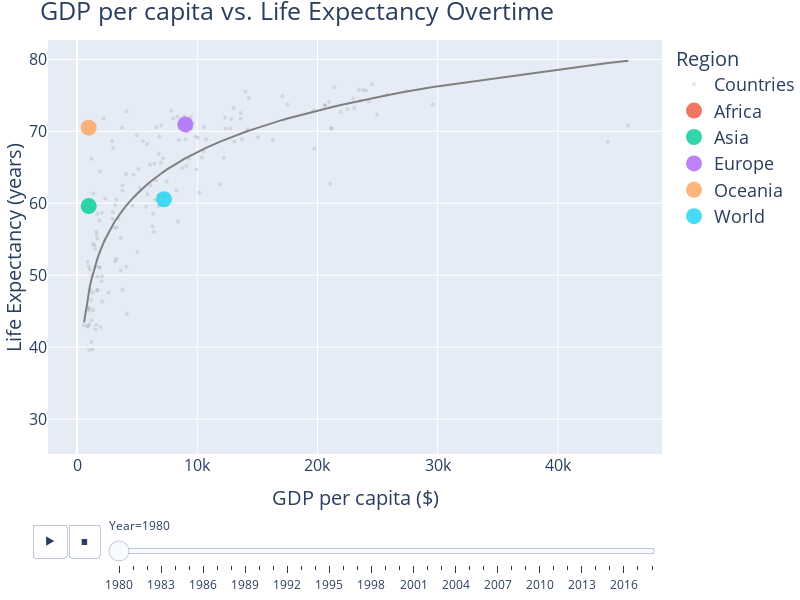

Source (notebook cell):
### Markdown cell above
### Creating graph

### Code cell
# Create a new column indicating if each data point belongs to one of the specified regions
df1['Region'] = df1['Country'].apply(lambda x: 'Other' if x not in ['Africa', 'North America', 'Europe', 'Asia', 'Oceania', 'World'] else x)

# Create the scatter plot with different colors for the specified regions
fig_scatter = px.scatter(df1, x="GDP per capita", y="Life expectancy",
                         hover_data=["Country", "Mortality rate, under-5 (per 1,000 live births)"], hover_name="Country", animation_frame="Year",
                         trendline="ols", trendline_options=dict(log_x=True),
                         color='Region',title="GDP per capita vs. Life Expectancy Overtime",
                         color_discrete_map={'Other': 'grey'})

# Update opacity specifically for the "Other" colored dots
fig_scatter.update_traces(marker=dict(opacity=0.5), selector=dict(marker=dict(color='grey')))

# Manually set opacity for 'Other' color in color_discrete_map
fig_scatter.for_each_trace(lambda t: t.update(marker=dict(opacity=0.2, size = 4)) if t.marker.color == 'grey' else ())
# Change label in legend
fig_scatter.for_each_trace(lambda t: t.update(name='Countries') if t.marker.color == 'grey' else ())
# Manually set opacity for 'World' color in color_discrete_map
fig_scatter.for_each_trace(lambda t: t.update(marker=dict(opacity=0.8, size = 16)) if t.marker.color != 'grey' else ())

# Add title to the graph
fig_scatter.update_layout(
                            yaxis_title="Life Expectancy (years)",
                            title=dict(font_size=25),
                            xaxis_title="GDP per capita ($)",
                            legend=dict(title_font_size=20,font_size=18),
                            margin=dict(l=10, r=5, t=40, b=0),
                           yaxis=dict(title_font_size=20,tickfont_size=16),
                           xaxis=dict(title_font_size=20,tickfont_size=16),
                            xaxis_title_font=dict(size=20),
                           height=600, width=800)  # Adjust height and width of the plot


#fig_scatter.update_traces(line=dict(color="black"))
fig_scatter.show()

### Figure 1 — Plotly figure (JSON) as saved in the notebook; plotly's stock layout.template omitted (floating-point values rounded to 4 significant figures; data arrays with more than 128 entries replaced by an {"elided": "..."} marker saying what was removed)
{"data": [{"customdata": {"elided": "247x2 mixed values"}, "hovertemplate": "<b>%{hovertext}</b><br><br>Region=Other<br>Year=1980<br>GDP per capita=%{x}<br>Life expectancy=%{y}<br>Country=%{customdata[0]}<br>Mortality rate, under-5 (per 1,000 live births)=%{customdata[1]}<extra></extra>", "hovertext": {"elided": "247 str values"}, "legendgroup": "Other", "marker": {"color": "grey", "opacity": 0.2, "size": 4, "symbol": "circle"}, "mode": "markers", "name": "Countries", "orientation": "v", "showlegend": true, "type": "scatter", "x": {"elided": "247 float values"}, "xaxis": "x", "y": {"elided": "247 float values"}, "yaxis": "y"}, {"hovertemplate": "<b>OLS trendline</b><br>Life expectancy = 19.1915 * log10(GDP per capita) + -9.65601<br>R<sup>2</sup>=0.724389<br><br>Region=Other<br>Year=1980<br>GDP per capita=%{x}<br>Life expectancy=%{y} <b>(trend)</b><extra></extra>", "legendgroup": "Other", "marker": {"color": "grey", "opacity": 0.2, "size": 4, "symbol": "circle"}, "mode": "lines", "name": "Countries", "showlegend": false, "type": "scatter", "x": {"elided": "163 float values"}, "xaxis": "x", "y": {"elided": "163 float values"}, "yaxis": "y"}, {"customdata": [["Africa", null]], "hovertemplate": "<b>%{hovertext}</b><br><br>Region=Africa<br>Year=1980<br>GDP per capita=%{x}<br>Life expectancy=%{y}<br>Country=%{customdata[0]}<br>Mortality rate, under-5 (per 1,000 live births)=%{customdata[1]}<extra></extra>", "hovertext": ["Africa"], "legendgroup": "Africa", "marker": {"color": "#EF553B", "opacity": 0.8, "size": 16, "symbol": "circle"}, "mode": "markers", "name": "Africa", "orientation": "v", "showlegend": true, "type": "scatter", "x": [null], "xaxis": "x", "y": [49.51], "yaxis": "y"}, {"hovertemplate": "Region=Africa<br>Year=1980<extra></extra>", "legendgroup": "Africa", "marker": {"color": "#EF553B", "opacity": 0.8, "size": 16, "symbol": "circle"}, "mode": "lines", "name": "Africa", "showlegend": false, "type": "scatter", "xaxis": "x", "yaxis": "y"}, {"customdata": [["Asia", null]], "hovertemplate": "<b>%{hovertext}</b><br><br>Region=Asia<br>Year=1980<br>GDP per capita=%{x}<br>Life expectancy=%{y}<br>Country=%{customdata[0]}<br>Mortality rate, under-5 (per 1,000 live births)=%{customdata[1]}<extra></extra>", "hovertext": ["Asia"], "legendgroup": "Asia", "marker": {"color": "#00cc96", "opacity": 0.8, "size": 16, "symbol": "circle"}, "mode": "markers", "name": "Asia", "orientation": "v", "showlegend": true, "type": "scatter", "x": [967.9], "xaxis": "x", "y": [59.6], "yaxis": "y"}, {"hovertemplate": "Region=Asia<br>Year=1980<extra></extra>", "legendgroup": "Asia", "marker": {"color": "#00cc96", "opacity": 0.8, "size": 16, "symbol": "circle"}, "mode": "lines", "name": "Asia", "showlegend": false, "type": "scatter", "xaxis": "x", "yaxis": "y"}, {"customdata": [["Europe", null]], "hovertemplate": "<b>%{hovertext}</b><br><br>Region=Europe<br>Year=1980<br>GDP per capita=%{x}<br>Life expectancy=%{y}<br>Country=%{customdata[0]}<br>Mortality rate, under-5 (per 1,000 live births)=%{customdata[1]}<extra></extra>", "hovertext": ["Europe"], "legendgroup": "Europe", "marker": {"color": "#ab63fa", "opacity": 0.8, "size": 16, "symbol": "circle"}, "mode": "markers", "name": "Europe", "orientation": "v", "showlegend": true, "type": "scatter", "x": [9005.0], "xaxis": "x", "y": [70.95], "yaxis": "y"}, {"hovertemplate": "Region=Europe<br>Year=1980<extra></extra>", "legendgroup": "Europe", "marker": {"color": "#ab63fa", "opacity": 0.8, "size": 16, "symbol": "circle"}, "mode": "lines", "name": "Europe", "showlegend": false, "type": "scatter", "xaxis": "x", "yaxis": "y"}, {"customdata": [["Oceania", null]], "hovertemplate": "<b>%{hovertext}</b><br><br>Region=Oceania<br>Year=1980<br>GDP per capita=%{x}<br>Life expectancy=%{y}<br>Country=%{customdata[0]}<br>Mortality rate, under-5 (per 1,000 live births)=%{customdata[1]}<extra></extra>", "hovertext": ["Oceania"], "legendgroup": "Oceania", "marker": {"color": "#FFA15A", "opacity": 0.8, "size": 16, "symbol": "circle"}, "mode": "markers", "name": "Oceania", "orientation": "v", "showlegend": true, "type": "scatter", "x": [967.9], "xaxis": "x", "y": [70.49], "yaxis": "y"}, {"hovertemplate": "Region=Oceania<br>Year=1980<extra></extra>", "legendgroup": "Oceania", "marker": {"color": "#FFA15A", "opacity": 0.8, "size": 16, "symbol": "circle"}, "mode": "lines", "name": "Oceania", "showlegend": false, "type": "scatter", "xaxis": "x", "yaxis": "y"}, {"customdata": [["World", null]], "hovertemplate": "<b>%{hovertext}</b><br><br>Region=World<br>Year=1980<br>GDP per capita=%{x}<br>Life expectancy=%{y}<br>Country=%{customdata[0]}<br>Mortality rate, under-5 (per 1,000 live births)=%{customdata[1]}<extra></extra>", "hovertext": ["World"], "legendgroup": "World", "marker": {"color": "#19d3f3", "opacity": 0.8, "size": 16, "symbol": "circle"}, "mode": "markers", "name": "World", "orientation": "v", "showlegend": true, "type": "scatter", "x": [7233.0], "xaxis": "x", "y": [60.55], "yaxis": "y"}, {"hovertemplate": "Region=World<br>Year=1980<extra></extra>", "legendgroup": "World", "marker": {"color": "#19d3f3", "opacity": 0.8, "size": 16, "symbol": "circle"}, "mode": "lines", "name": "World", "showlegend": false, "type": "scatter", "xaxis": "x", "yaxis": "y"}], "layout": {"height": 600, "legend": {"font": {"size": 18}, "title": {"font": {"size": 20}, "text": "Region"}, "tracegroupgap": 0}, "margin": {"b": 0, "l": 10, "r": 5, "t": 40}, "sliders": [{"active": 0, "currentvalue": {"prefix": "Year="}, "len": 0.9, "pad": {"b": 10, "t": 60}, "steps": [{"args": [["1980"], {"frame": {"duration": 0, "redraw": false}, "fromcurrent": true, "mode": "immediate", "transition": {"duration": 0, "easing": "linear"}}], "label": "1980", "method": "animate"}, {"args": [["1981"], {"frame": {"duration": 0, "redraw": false}, "fromcurrent": true, "mode": "immediate", "transition": {"duration": 0, "easing": "linear"}}], "label": "1981", "method": "animate"}, {"args": [["1982"], {"frame": {"duration": 0, "redraw": false}, "fromcurrent": true, "mode": "immediate", "transition": {"duration": 0, "easing": "linear"}}], "label": "1982", "method": "animate"}, {"args": [["1983"], {"frame": {"duration": 0, "redraw": false}, "fromcurrent": true, "mode": "immediate", "transition": {"duration": 0, "easing": "linear"}}], "label": "1983", "method": "animate"}, {"args": [["1984"], {"frame": {"duration": 0, "redraw": false}, "fromcurrent": true, "mode": "immediate", "transition": {"duration": 0, "easing": "linear"}}], "label": "1984", "method": "animate"}, {"args": [["1985"], {"frame": {"duration": 0, "redraw": false}, "fromcurrent": true, "mode": "immediate", "transition": {"duration": 0, "easing": "linear"}}], "label": "1985", "method": "animate"}, {"args": [["1986"], {"frame": {"duration": 0, "redraw": false}, "fromcurrent": true, "mode": "immediate", "transition": {"duration": 0, "easing": "linear"}}], "label": "1986", "method": "animate"}, {"args": [["1987"], {"frame": {"duration": 0, "redraw": false}, "fromcurrent": true, "mode": "immediate", "transition": {"duration": 0, "easing": "linear"}}], "label": "1987", "method": "animate"}, {"args": [["1988"], {"frame": {"duration": 0, "redraw": false}, "fromcurrent": true, "mode": "immediate", "transition": {"duration": 0, "easing": "linear"}}], "label": "1988", "method": "animate"}, {"args": [["1989"], {"frame": {"duration": 0, "redraw": false}, "fromcurrent": true, "mode": "immediate", "transition": {"duration": 0, "easing": "linear"}}], "label": "1989", "method": "animate"}, {"args": [["1990"], {"frame": {"duration": 0, "redraw": false}, "fromcurrent": true, "mode": "immediate", "transition": {"duration": 0, "easing": "linear"}}], "label": "1990", "method": "animate"}, {"args": [["1991"], {"frame": {"duration": 0, "redraw": false}, "fromcurrent": true, "mode": "immediate", "transition": {"duration": 0, "easing": "linear"}}], "label": "1991", "method": "animate"}, {"args": [["1992"], {"frame": {"duration": 0, "redraw": false}, "fromcurrent": true, "mode": "immediate", "transition": {"duration": 0, "easing": "linear"}}], "label": "1992", "method": "animate"}, {"args": [["1993"], {"frame": {"duration": 0, "redraw": false}, "fromcurrent": true, "mode": "immediate", "transition": {"duration": 0, "easing": "linear"}}], "label": "1993", "method": "animate"}, {"args": [["1994"], {"frame": {"duration": 0, "redraw": false}, "fromcurrent": true, "mode": "immediate", "transition": {"duration": 0, "easing": "linear"}}], "label": "1994", "method": "animate"}, {"args": [["1995"], {"frame": {"duration": 0, "redraw": false}, "fromcurrent": true, "mode": "immediate", "transition": {"duration": 0, "easing": "linear"}}], "label": "1995", "method": "animate"}, {"args": [["1996"], {"frame": {"duration": 0, "redraw": false}, "fromcurrent": true, "mode": "immediate", "transition": {"duration": 0, "easing": "linear"}}], "label": "1996", "method": "animate"}, {"args": [["1997"], {"frame": {"duration": 0, "redraw": false}, "fromcurrent": true, "mode": "immediate", "transition": {"duration": 0, "easing": "linear"}}], "label": "1997", "method": "animate"}, {"args": [["1998"], {"frame": {"duration": 0, "redraw": false}, "fromcurrent": true, "mode": "immediate", "transition": {"duration": 0, "easing": "linear"}}], "label": "1998", "method": "animate"}, {"args": [["1999"], {"frame": {"duration": 0, "redraw": false}, "fromcurrent": true, "mode": "immediate", "transition": {"duration": 0, "easing": "linear"}}], "label": "1999", "method": "animate"}, {"args": [["2000"], {"frame": {"duration": 0, "redraw": false}, "fromcurrent": true, "mode": "immediate", "transition": {"duration": 0, "easing": "linear"}}], "label": "2000", "method": "animate"}, {"args": [["2001"], {"frame": {"duration": 0, "redraw": false}, "fromcurrent": true, "mode": "immediate", "transition": {"duration": 0, "easing": "linear"}}], "label": "2001", "method": "animate"}, {"args": [["2002"], {"frame": {"duration": 0, "redraw": false}, "fromcurrent": true, "mode": "immediate", "transition": {"duration": 0, "easing": "linear"}}], "label": "2002", "method": "animate"}, {"args": [["2003"], {"frame": {"duration": 0, "redraw": false}, "fromcurrent": true, "mode": "immediate", "transition": {"duration": 0, "easing": "linear"}}], "label": "2003", "method": "animate"}, {"args": [["2004"], {"frame": {"duration": 0, "redraw": false}, "fromcurrent": true, "mode": "immediate", "transition": {"duration": 0, "easing": "linear"}}], "label": "2004", "method": "animate"}, {"args": [["2005"], {"frame": {"duration": 0, "redraw": false}, "fromcurrent": true, "mode": "immediate", "transition": {"duration": 0, "easing": "linear"}}], "label": "2005", "method": "animate"}, {"args": [["2006"], {"frame": {"duration": 0, "redraw": false}, "fromcurrent": true, "mode": "immediate", "transition": {"duration": 0, "easing": "linear"}}], "label": "2006", "method": "animate"}, {"args": [["2007"], {"frame": {"duration": 0, "redraw": false}, "fromcurrent": true, "mode": "immediate", "transition": {"duration": 0, "easing": "linear"}}], "label": "2007", "method": "animate"}, {"args": [["2008"], {"frame": {"duration": 0, "redraw": false}, "fromcurrent": true, "mode": "immediate", "transition": {"duration": 0, "easing": "linear"}}], "label": "2008", "method": "animate"}, {"args": [["2009"], {"frame": {"duration": 0, "redraw": false}, "fromcurrent": true, "mode": "immediate", "transition": {"duration": 0, "easing": "linear"}}], "label": "2009", "method": "animate"}, {"args": [["2010"], {"frame": {"duration": 0, "redraw": false}, "fromcurrent": true, "mode": "immediate", "transition": {"duration": 0, "easing": "linear"}}], "label": "2010", "method": "animate"}, {"args": [["2011"], {"frame": {"duration": 0, "redraw": false}, "fromcurrent": true, "mode": "immediate", "transition": {"duration": 0, "easing": "linear"}}], "label": "2011", "method": "animate"}, {"args": [["2012"], {"frame": {"duration": 0, "redraw": false}, "fromcurrent": true, "mode": "immediate", "transition": {"duration": 0, "easing": "linear"}}], "label": "2012", "method": "animate"}, {"args": [["2013"], {"frame": {"duration": 0, "redraw": false}, "fromcurrent": true, "mode": "immediate", "transition": {"duration": 0, "easing": "linear"}}], "label": "2013", "method": "animate"}, {"args": [["2014"], {"frame": {"duration": 0, "redraw": false}, "fromcurrent": true, "mode": "immediate", "transition": {"duration": 0, "easing": "linear"}}], "label": "2014", "method": "animate"}, {"args": [["2015"], {"frame": {"duration": 0, "redraw": false}, "fromcurrent": true, "mode": "immediate", "transition": {"duration": 0, "easing": "linear"}}], "label": "2015", "method": "animate"}, {"args": [["2016"], {"frame": {"duration": 0, "redraw": false}, "fromcurrent": true, "mode": "immediate", "transition": {"duration": 0, "easing": "linear"}}], "label": "2016", "method": "animate"}, {"args": [["2017"], {"frame": {"duration": 0, "redraw": false}, "fromcurrent": true, "mode": "immediate", "transition": {"duration": 0, "easing": "linear"}}], "label": "2017", "method": "animate"}, {"args": [["2018"], {"frame": {"duration": 0, "redraw": false}, "fromcurrent": true, "mode": "immediate", "transition": {"duration": 0, "easing": "linear"}}], "label": "2018", "method": "animate"}], "x": 0.1, "xanchor": "left", "y": 0, "yanchor": "top"}], "title": {"font": {"size": 25}, "text": "GDP per capita vs. Life Expectancy Overtime"}, "updatemenus": [{"buttons": [{"args": [null, {"frame": {"duration": 500, "redraw": false}, "fromcurrent": true, "mode": "immediate", "transition": {"duration": 500, "easing": "linear"}}], "label": "&#9654;", "method": "animate"}, {"args": [[null], {"frame": {"duration": 0, "redraw": false}, "fromcurrent": true, "mode": "immediate", "transition": {"duration": 0, "easing": "linear"}}], "label": "&#9724;", "method": "animate"}], "direction": "left", "pad": {"r": 10, "t": 70}, "showactive": false, "type": "buttons", "x": 0.1, "xanchor": "right", "y": 0, "yanchor": "top"}], "width": 800, "xaxis": {"anchor": "y", "domain": [0, 1], "tickfont": {"size": 16}, "title": {"font": {"size": 20}, "text": "GDP per capita ($)"}}, "yaxis": {"anchor": "x", "domain": [0, 1], "tickfont": {"size": 16}, "title": {"font": {"size": 20}, "text": "Life Expectancy (years)"}}}}
